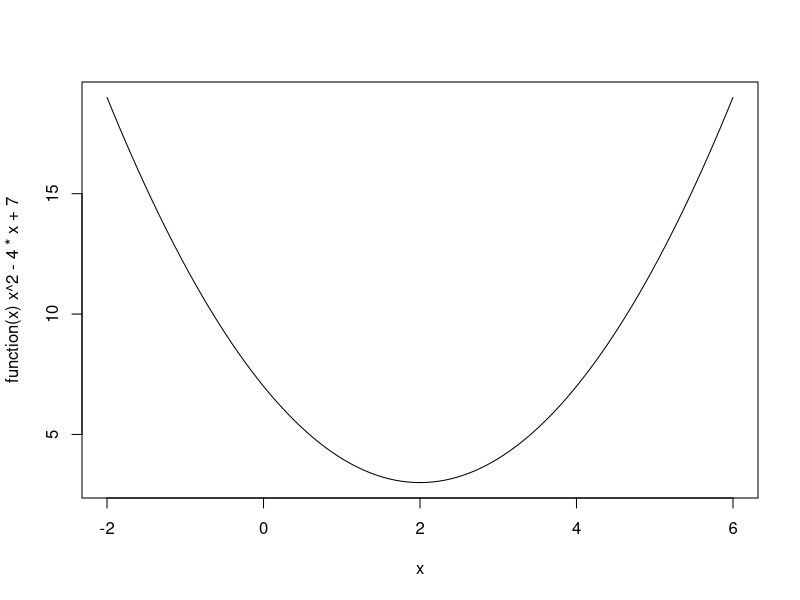
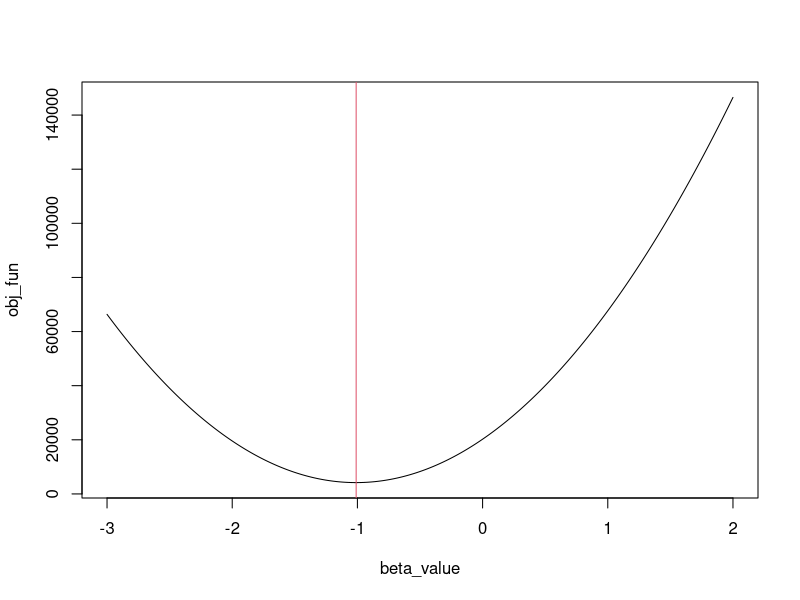
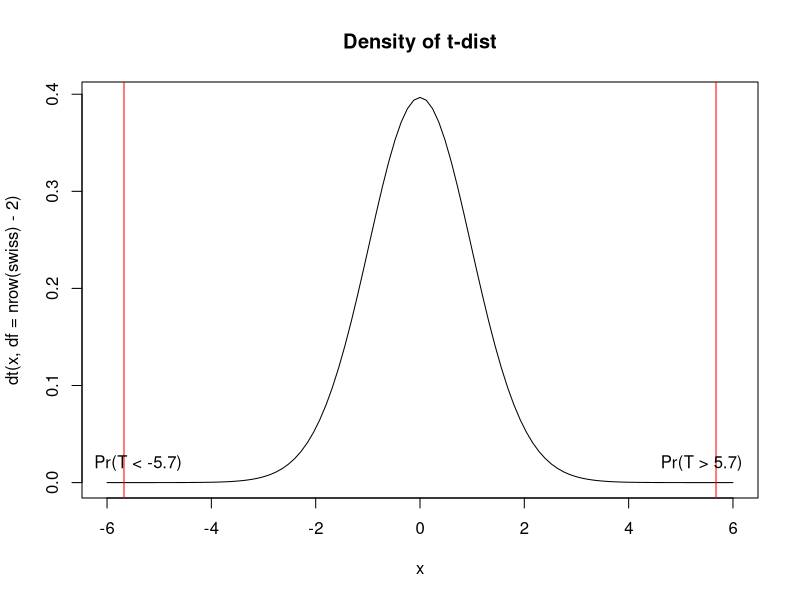
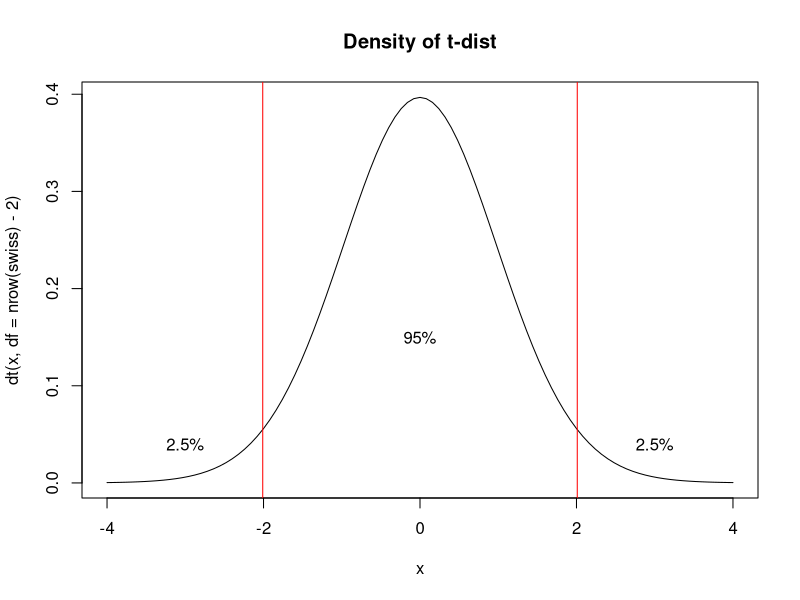

Recreate these plots in R, in order.
## ---- chunk 1
knitr::opts_chunk$set(echo = TRUE)
## ---- chunk 2
# str(swiss)  # built-in dataset
lm(formula = Fertility ~ Examination, data = swiss)
## ---- chunk 3
summary(lm(formula = Fertility ~ Examination, data = swiss))
## ---- chunk 4
y_bar <- mean(swiss$Fertility)  # Y bar
x_bar <- mean(swiss$Examination)  # X bar
s_xx <- sum((swiss$Examination - x_bar)^2)  # S_XX
s_xy <- sum((swiss$Examination - x_bar) * (swiss$Fertility - y_bar))  # S_XY
c(y_bar, x_bar, s_xx, s_xy)
## ---- chunk 5
beta_hat <- s_xy / s_xx
alpha_hat <- y_bar - beta_hat * x_bar
c(alpha_hat, beta_hat)
## ---- chunk 6
plot(function (x) x^2-4*x+7, xlim = c(-2, 6))
## ---- chunk 7
obj_function <- function (x) x^2 - 4*x + 7
optim(par = 0, fn = obj_function, method = "BFGS")  # ニュートン法の亜種を利用
## ---- chunk 8
sum_of_squared_residuals <- function (coef_vector) {
  # coef_vector[1]: alpha (intercept)
  # coef_vector[2]: beta (slope of X)
  y <- swiss$Fertility
  x <- swiss$Examination
  sum((y - coef_vector[1] - coef_vector[2] * x)^2)
}
sum_of_squared_residuals(coef_vector = c(1, 2))  # alpha=1, beta=2
sum_of_squared_residuals(coef_vector = c(1, 3))  # alpha=1, beta=3
optim(par = c(0, 0), fn = sum_of_squared_residuals)
## ---- chunk 9
sum_of_squared_residuals_beta <- function (beta1) {
  y <- swiss$Fertility
  x <- swiss$Examination
  sum((y - 86.8 - beta1 * x)^2)
}
beta_value <- seq(-3, 2, by = 0.01)
obj_fun <- sapply(beta_value, sum_of_squared_residuals_beta)
plot(x = beta_value, y = obj_fun, type = "l", xlim = c(-3, 2))
abline(v = -1.01, col = 2)
## ---- chunk 10
s_yy <- sum((swiss$Fertility - y_bar)^2)
y_pred <- alpha_hat + beta_hat * swiss$Examination  # y hat
s_yhyh <- sum((y_pred - y_bar)^2)
s_yhyh / s_yy  # R^2
resid_swiss <- swiss$Fertility - y_pred  # residuals
1 - sum(resid_swiss^2) / s_yy  # R^2 ... should be the same as above
## ---- chunk 11
sum(resid_swiss^2) / (nrow(swiss) - 2)  # estimated sigma^2
beta_se <- sqrt(sum(resid_swiss^2)/(nrow(swiss) - 2) / s_xx)  # standard error
beta_se
## ---- chunk 12
beta_hat / beta_se
## ---- chunk 13
curve(dt(x, df = nrow(swiss) - 2), from = -6, to = 6, main = "Density of t-dist")
abline(v = beta_hat / beta_se * c(-1, 1), col = "red")
text(c(-5.4, 5.4), 0.02, labels = c("Pr(T < -5.7)", "Pr(T > 5.7)"))
## ---- chunk 14
2 * pt(q = beta_hat / beta_se, df = nrow(swiss) - 2)
## ---- chunk 15
2 * (1 - pt(q = abs(beta_hat / beta_se), df = nrow(swiss) - 2))
## ---- chunk 16
qt(p = 0.025, df = nrow(swiss) - 2)  # df: degree of freedom (自由度)
qt(p = c(0.005, 0.025, 0.975, 0.995), df = nrow(swiss) - 2)  # 1% and 5%
## ---- chunk 17
curve(dt(x, df = nrow(swiss) - 2), from = -4, to = 4, main = "Density of t-dist")
abline(v = c(-2.01, 2.01), col = "red")
text(c(-3, 3), 0.04, labels = "2.5%"); text(0, 0.15, labels = "95%")
## ---- chunk 18
qt(p = 0.975, df = 10000); qnorm(p = 0.975)
## ---- chunk 19
summary(lm(Fertility ~ Examination + Education, data = swiss))
## ---- chunk 20
library(tidyverse)
swiss2 <- swiss %>%
  mutate(Edu2 = Education^2,
         ExamEdu = Examination * Education)
# tidyverse を使わない場合
# swiss2 <- swiss
# swiss2$Edu2 <- swiss$Education^2
## ---- chunk 21
lm(Fertility ~ Examination + Edu2, data = swiss2)$coef
## ---- chunk 22
lm(Fertility ~ ExamEdu, data = swiss2)$coef
## ---- chunk 23
lm(Fertility ~ Examination + I(Education^2), data = swiss)$coef
## ---- chunk 24
lm(Fertility ~ Examination : Education, data = swiss)$coef
## ---- chunk 25
lm(Fertility ~ Examination * Education, data = swiss)$coef
## ---- chunk 26
lm(log(Fertility) ~ Examination, data = swiss)$coef
## ---- chunk 27
swiss2 <- swiss %>%
  mutate(exam_dummy = ifelse(Examination > mean(Examination), 1, 0))
## ---- chunk 28
summary(lm(Fertility ~ exam_dummy, data = swiss2))
## ---- chunk 29
swiss2 <- swiss
swiss2$region <- 
  c("A", "A", "A", "A", "A", "A", "C", "C", "C", "C",
    "C", "B", "B", "B", "B", "B", "B", "B", "B", "B",
    "B", "B", "B", "B", "B", "B", "B", "B", "B", "B",
    "F", "F", "F", "F", "F", "F", "F", "F", "D", "D",
    "D", "D", "D", "D", "E", "E", "E")
table(swiss2$region)
lm(Fertility ~ Examination + region, swiss2)$coef
## ---- chunk 30
swiss2$region <- relevel(as.factor(swiss2$region), ref = "B")
lm(Fertility ~ Examination + region, swiss2)$coef
## ---- chunk 31
lm(formula = Fertility ~ Examination + I(2 * Examination), data = swiss)$coef
cor(swiss$Examination, 2 * swiss$Examination)
## ---- chunk 32
set.seed(2)
swiss_multico <- swiss %>% 
  mutate(Exam_with_noise = Examination + rnorm(nrow(swiss), sd = 1))
cor(swiss_multico$Examination, swiss_multico$Exam_with_noise)
summary(lm(formula = Fertility ~ Examination + Exam_with_noise, data = swiss_multico))$coef
## ---- chunk 33
summary(lm(formula = Fertility ~ Examination, data = swiss_multico))$coef
## ---- chunk 34
lm_exam <- lm(Examination ~ Education + Agriculture + Catholic, data = swiss)
r2_exam <- summary(lm_exam)$r.squared
1 / (1 - r2_exam)  # VIF 
## ---- chunk 35
# install.packages("car")
library(car)
lm0 <- lm(formula = Fertility ~ Examination + Education + Agriculture + Catholic, data = swiss)
car::vif(lm0)
## ---- chunk 36
lm(formula = Fertility ~ Examination + Agriculture, data = swiss)$coef
## ---- chunk 37
c(-1.195 * sd(swiss$Examination), -0.094 * sd(swiss$Agriculture))
## ---- chunk 38
swiss_scaled <- swiss %>% 
  mutate(Fertility_scaled = (Fertility - mean(Fertility)) / sd(Fertility),
         Examination_scaled = (Examination - mean(Examination)) / sd(Examination),
         Agriculture_scaled = (Agriculture - mean(Agriculture)) / sd(Agriculture))
lm(formula = Fertility_scaled ~ Examination_scaled + Agriculture_scaled, data = swiss_scaled)$coef
## ---- chunk 39
lm1 <- lm(Fertility ~ Examination, data = swiss)
lm2 <- lm(Fertility ~ Examination + Education, data = swiss)
lm3 <- lm(Fertility ~ Examination + Education + Agriculture + Catholic, data = swiss)
AIC(lm1, lm2, lm3)
## ---- chunk 40
lm_full <- lm(Fertility ~ Examination + Education + Agriculture + Catholic + Infant.Mortality, data = swiss)
step(lm_full, trace = 0)  # trace = 1 にすると計算過程が出力される
